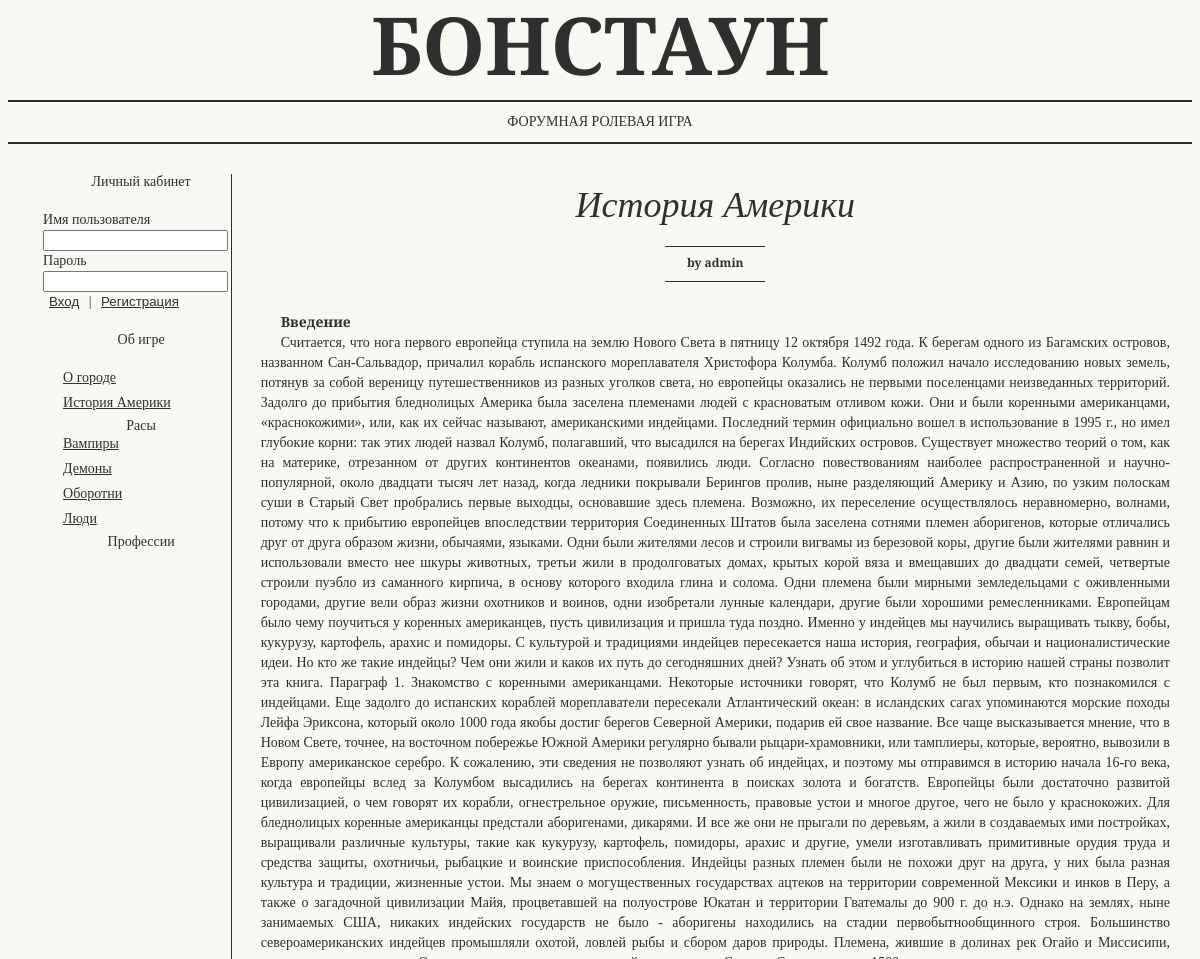
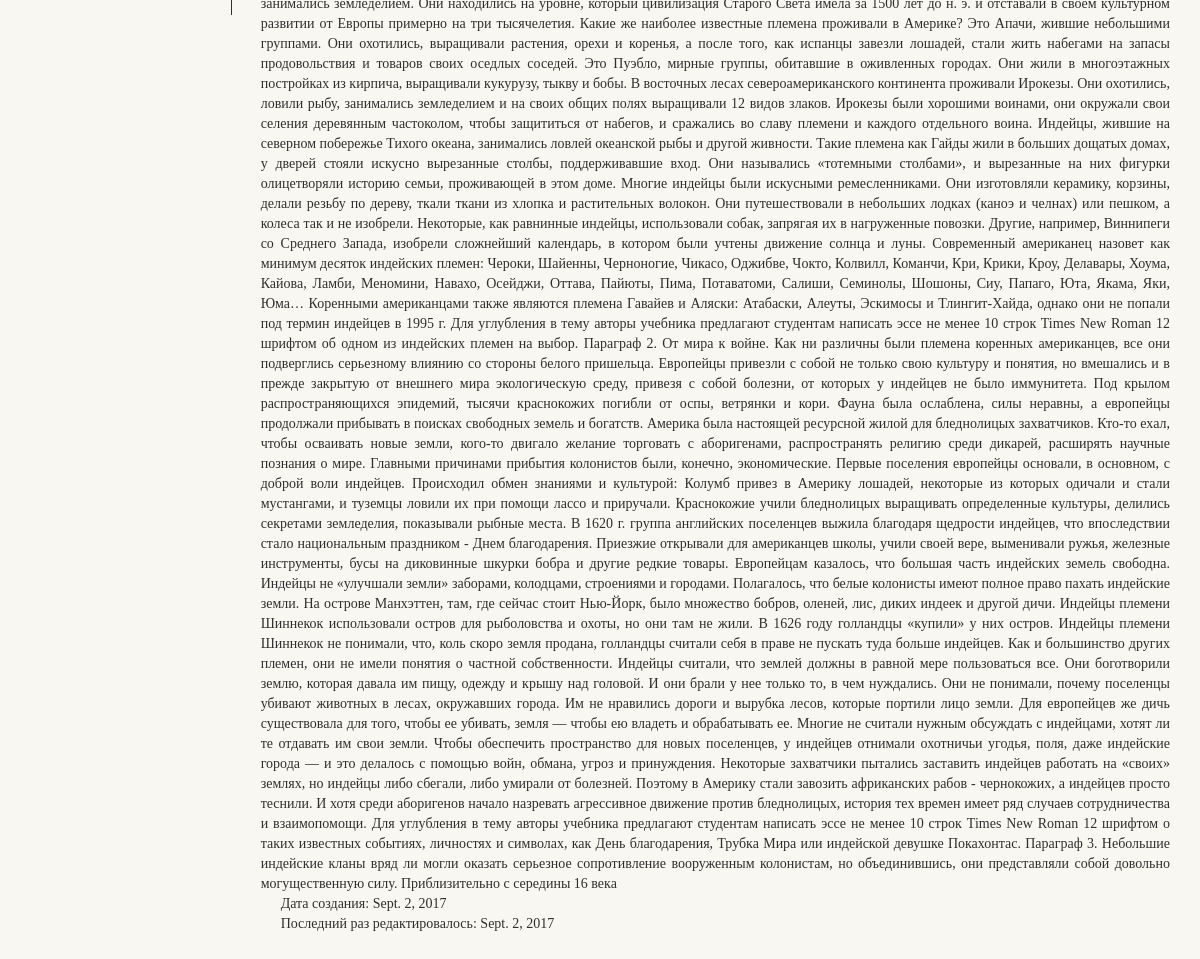
The page /articles/2 on the database its author committed (2 pictures, top to bottom).
### bonssite/models.py (models this page shows, shortened)
class Section(models.Model):
    title = models.CharField(max_length=200);
    def get_section_articles(self):
        return Article.objects.filter(section=self.id);

class Article(models.Model):
    title = models.CharField(max_length=200);
    description = models.TextField();
    content = HTMLField();
    author = models.ForeignKey(User);
    section = models.ForeignKey(Section);
    creationDate = models.DateField();
    lastEditDate = models.DateField();

### bonssite/views.py (the view)
# urls.py: url(r'^articles/(?P<article_id>[0-9]+)/?$', views.article, name='article'),
def article(request, article_id):
    article = get_object_or_404(Article, id=article_id);
    context = {
        'sections': sections,
        'article' : article,
        'user': auth.get_user(request)
    }
    return render(request, "bonssite/article.html", context);

### bonssite/templates/bonssite/article.html (shortened to what this page needs)
{%  extends 'bonssite/common/top.html' %}
{% block content %}
    <div class="collumns">
        <div class="collumn size4">
            <div class="head">
                <span class="headline hl3">{{ article.title }}</span>
                <p><span class="headline hl4">by {{ article.author.username }}</span></p>
            </div>
            <p>{{ article.content|safe }}</p>
            <p>Дата создания: {{ article.creationDate }}</p>
            <p>Последний раз редактировалось: {{ article.creationDate }}</p>
        </div>
    </div>
{% endblock %}

### bonssite/templates/bonssite/common/top.html (shortened to what this page needs)
{% load staticfiles %}
<!DOCTYPE html>
<html>
   <head>
       <link href="{% static 'bonssite/common.css' %}" rel="stylesheet"/>
   </head>
   <body>
      <div class="head">
         <div class="headerobjectswrapper">
            <header>Бонстаун</header>
         </div>
         <div class="subhead">Форумная ролевая игра</div>
      </div>
      <div class="content">
            <div class="menu">
                <div id="user">
                    <p><span class="headline">Личный кабинет</span></p>
                    <p>
                    {% if user.is_authenticated %}
                        <a href="{% url 'logout' %}">Выйти ({{ user.username }})</a>
                    {% else %}
                         <form action="/login/" method="post">
                         <div>
                            <label for="username">Имя пользователя</label>
                            <input type="text" name="username" id="username" {% if username %}value="{{ username }}"{% endif %}/>
                         </div>
                        <div>
                            <label for="password">Пароль</label>
                            <input type="password" name="password" id="password" {% if password %}value="{{ password }}"{% endif %}/>
                        </div>
                         <div>
                            <input class="link" type="submit" name="action" value="Вход"/> |
                            <input class="link" type="submit" name="action" value="Регистрация"/>
                         </div>
                    </form>
                    {% endif %}
                    </p>
                </div>
                {% for section in sections %}
                    <p><span class="headline">{{ section.title }}</span></p>
                        {% for article in section.get_section_articles %}
                            <p class="small"><a href="{% url 'article' article.id %}"> {{ article.title }} </a></p>
                        {% endfor %}
                {% endfor %}
            </div>
          {% block content %}{% endblock %}
      </div>
   </body>
</html>

### bonssite/static/bonssite/common.css (style rules this page uses)
body { font-family: 'Droid Serif', serif; font-size: 14px; color: #2f2f2f; background-color: #f9f7f1; }
header { font-family: 'Playfair Display', serif; font-weight: 900; font-size: 80px; text-transform: uppercase; display: inline-block; line-height: 72px; margin-bottom: 20px; }
a, a:link, a:visited, input[type=submit].link, input[type=submit].link:focus { color: #2f2f2f; background-color: #f9f7f1; display: inline; border: none; text-decoration: underline; outline: none; }
p { margin-top: 0; margin-bottom: 20px; }
p.small { margin-top: 0; margin-bottom: 5px; }
.head { text-align: center; position: relative; }
.subhead { text-transform: uppercase; border-bottom: 2px solid #2f2f2f; border-top: 2px solid #2f2f2f; padding: 12px 0 12px 0; }
.content { font-size: 0; line-height: 0; word-spacing: -.31em; display: inline-block; margin: 30px 2% 0 2%; }
.collumns { display:inline-block; width: 80%; padding-left: 20px; }
.collumn, .menu { font-size: 14px; line-height: 20px; width: 22.5%; display: inline-block; padding: 0 1% 0 1%; vertical-align: top; margin-bottom: 50px; transition: all .7s; }
.menu { border-right: 1px solid #2f2f2f; height: 100vh; width: 15.5%; }
.collumn.size4 { width: 100.0%; }
.collumn .headline, .menu .headline { text-align: center; line-height: normal; font-family: 'Playfair Display', serif; display: block; margin: 0 auto; }
.collumn .headline.hl3, .menu .headline.h13 { font-weight: 400; font-style: italic; font-size: 36px; box-sizing: border-box; padding: 10px 0 10px 0; }
.collumn .headline.hl4, .menu .headline.h14 { font-weight: 700; font-size: 12px; box-sizing: border-box; padding: 10px 0 10px 0; }
.collumn .headline.hl4:before, .menu .headline.h14:before { border-top: 1px solid #2f2f2f; content: ''; width: 100px; height: 7px; display: block; margin: 0 auto; }
.collumn .headline.hl4:after, .menu .headline.h14:after { border-bottom: 1px solid #2f2f2f; content: ''; width: 100px; height: 10px; display: block; margin: 0 auto; }
p + p, img + p, p + img { margin: 0; }
p { text-indent: 20px; text-align: justify; }
@media only all and (max-width: 1200px) { .collumn { width: 31%; } }

### rows shown on the page
Section: title "Об игре"
Article: title "О городе"
Article: title "История Америки", author.username "admin", content "Введение Считается, что нога первого европейца ступила на землю Нового Света в пятницу 12 октября 1492 года. К берегам одного из Багамских островов, названном Сан-Сальвадор, причалил корабль испанского мореплавателя Христофора Колумба. Колумб положил начало исследованию новых земель, потянув за собой вереницу путешественников из разных уголков света, но европейцы оказались не первыми поселенцами неизведанных территорий. Задолго до прибытия бледнолицых Америка была заселена племенами людей с красноватым отливом кожи. Они и были коренными американцами, «краснокожими», или, как их сейчас называют, американскими индейцами. Последний термин официально вошел в использование в 1995 г., но имел…", creationDate "Sept. 2, 2017"
Section: title "Расы"
Article: title "Вампиры"
Article: title "Демоны"
Article: title "Оборотни"
Article: title "Люди"
Section: title "Профессии"
